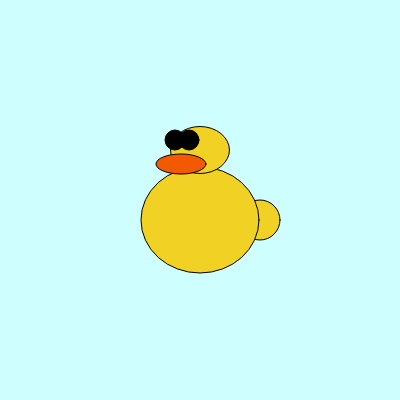
Frame 1 (no input)
Frame 60 (no input): identical to frame 1, image omitted
Frame 120 (the mouse pressed at the canvas centre since frame 60): identical to frame 1, image omitted

The p5.js sketch that drew this single still picture (run headless with seeded random() and noise() and a simulated clock; from frame 60 on, the mouse is pressed at the canvas centre):

// p5.js sketch
// ── sketch.js
let bodyX = 200;
let bodyY = 220;
let bodyW = 118;
let bodyH = bodyW/2;

function setup(){
	createCanvas(400, 400);
}

function draw(){
	background(207, 254, 255);
	fill(240, 209, 36);
	ellipse(bodyX+60, bodyY, 40, 40);
	ellipse(bodyX, bodyY, bodyW, 106);
	ellipse(bodyX, bodyY-70, bodyH, 47);

	fill(242, 89, 0);
	ellipse(bodyX-19, bodyY-56, 50, 20);

	fill(0);
	ellipse(bodyX-25, bodyY-80, 20, 20);
	ellipse(bodyX-11, bodyY-80, 20, 20);
}
